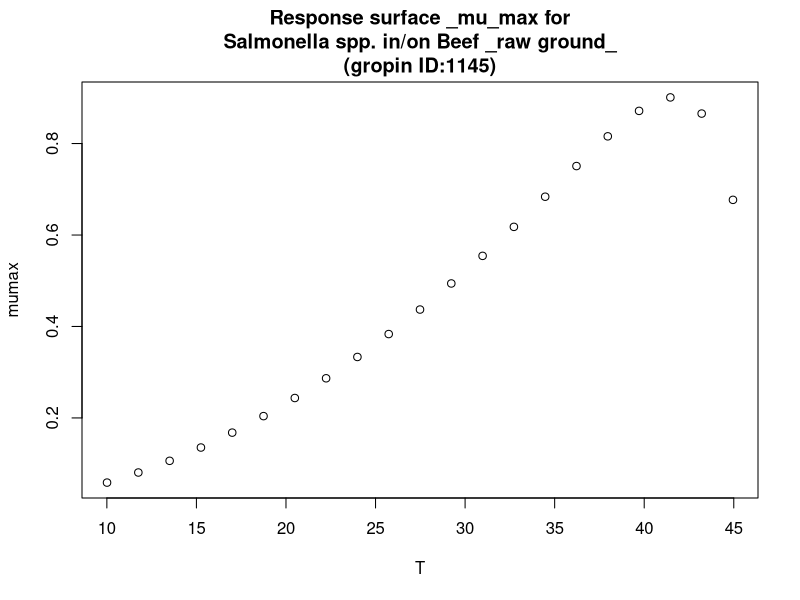

The R script that drew this image:
#############################
# start of Parameter script
#############################
T <- seq(10.01,44.955044955045,length.out=21)
#############################
# end of Parameter script
#############################
############################# 
# start of Model script Gropin ID 1145 
#############################
 
# constant coefficients for this model
 
variables <- data.frame(T)
argumentsPar <- unique.data.frame(expand.grid(variables))
 
# heart of the model
response_surface <- function(T) {
   mumax <-5.75*(10^-4)*((T+0.09)^2)*(1-exp(0.4329*(T-46.96)))

	return(mumax=mumax)
} 

# output parameters
responseSurface <- cbind(argumentsPar,response_surface(argumentsPar['T']))
colnames(responseSurface) <- c(colnames(argumentsPar),'mumax')
#############################
# End of Model script
#############################
############################# 
# start of Visualisation script Gropin ID 1145 
#############################
titleText <-'Response surface _mu_max for
Salmonella spp. in/on Beef _raw ground_
(gropin ID:1145)'
plot(T,responseSurface$'mumax',xlab='T',
                          ylab='mumax',main=titleText)
#############################
# End of Visualisation script
#############################
